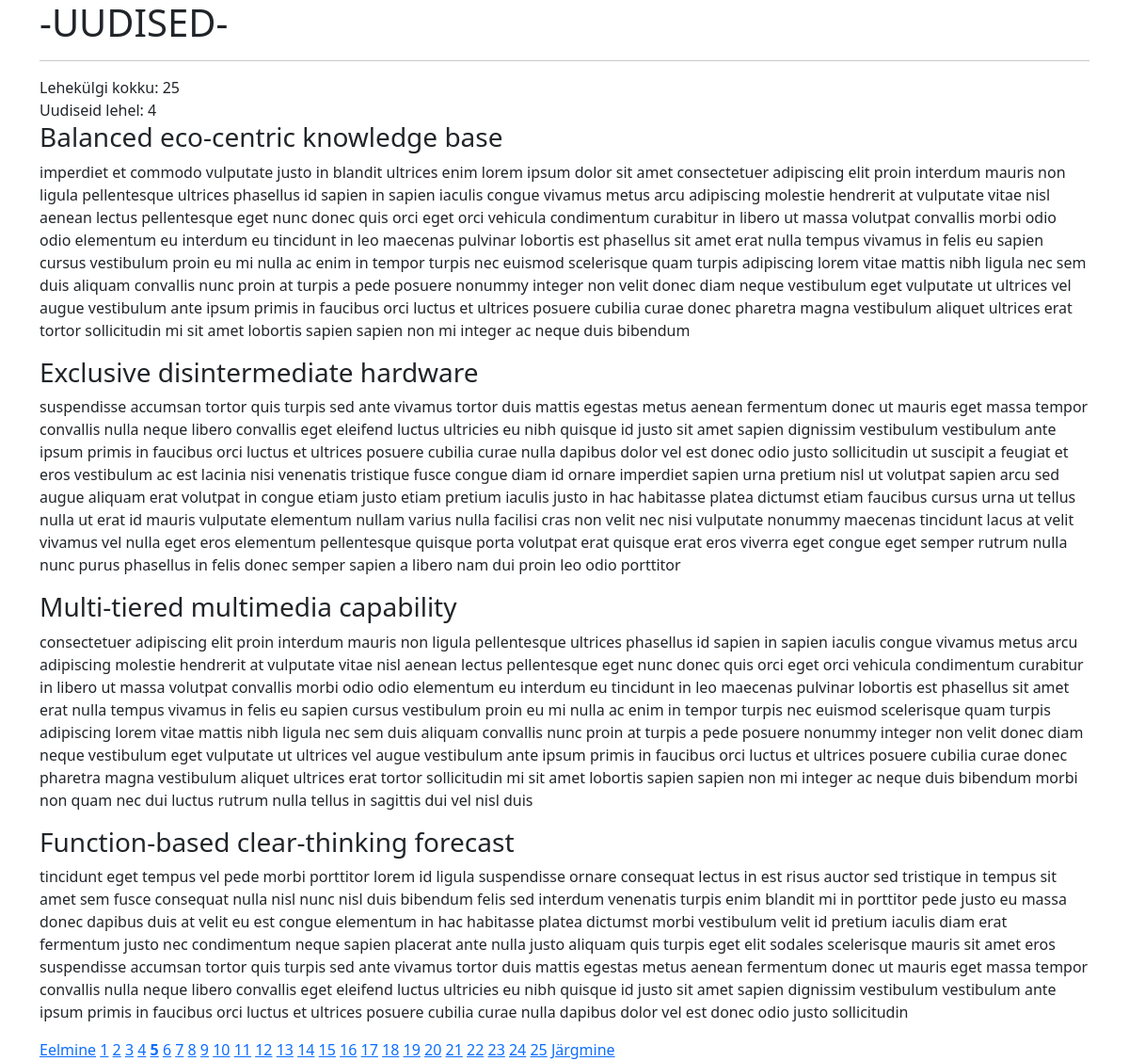
The page /yl6,7,8/uudised.php?leht=5 on the database its author committed.
### tables this page shows
CREATE TABLE `uudised` (
  `id` int(11) NOT NULL,
  `pealkiri` varchar(255) NOT NULL,
  `uudis` varchar(1500) NOT NULL
);

### yl6,7,8/uudised.php (the view, shortened to what this page needs)
<?php
include ("config.php");
?>
<!DOCTYPE html>
<html lang="en">
<head>
    <link href="https://cdn.jsdelivr.net/npm/bootstrap@5.3.2/dist/css/bootstrap.min.css" rel="stylesheet">
</head>
    <body>
        <div class="container">
            <h1>-UUDISED-</h1>
            <hr>
            <?php
            $uudiseid_lehel = 4;
            $uudiseid_kokku_paring = "SELECT COUNT('id') FROM uudised";
            $lehtede_vastus = mysqli_query($yhendus, $uudiseid_kokku_paring);
            $uudiseid_kokku = mysqli_fetch_array($lehtede_vastus);
            $lehti_kokku = $uudiseid_kokku[0];
            $lehti_kokku = ceil($lehti_kokku/$uudiseid_lehel);
            echo 'Lehekülgi kokku: ' . $lehti_kokku . '<br>';
            echo 'Uudiseid lehel: ' . $uudiseid_lehel . '<br>';
            if (isset($_GET['leht'])) {
                $leht = $_GET['leht'];
            }else {
                $leht = 1;
            }
            $start = ($leht-1) * $uudiseid_lehel;
            $paring = "SELECT * FROM uudised LIMIT $start, $uudiseid_lehel";
            $vastus = mysqli_query($yhendus, $paring);
            while ($rida = mysqli_fetch_assoc($vastus)){
                echo '<h3>'.$rida['pealkiri'].'</h3>';
                echo '<p>'.$rida['uudis'].'</p>';
            }
            $eelmine = $leht - 1;
            $jargmine = $leht + 1;
            if ($leht>1) {
                echo "<a href=\"?leht=$eelmine\">Eelmine</a> ";
            }
            if ($lehti_kokku >= 1) {
                for ($i=1; $i<=$lehti_kokku ; $i++) {
                    if ($i==$leht) {
                        echo "<b><a href=\"?leht=$i\">$i</a></b> ";
                    } else {
                        echo "<a href=\"?leht=$i\">$i</a> ";
                    }
                }
            }
            if ($leht<$lehti_kokku) {
            echo "<a href=\"?leht=$jargmine\">Järgmine</a> ";
            }
            ?>
        </div>
    </body>
</html>

### rows shown on the page
uudised: pealkiri "Balanced eco-centric knowledge base", uudis "imperdiet et commodo vulputate justo in blandit ultrices enim lorem ipsum dolor sit amet consectetuer adipiscing elit proin interdum mauris non ligula pellentesque ultrices phasellus id sapien in sapien iaculis congue vivamus metus arcu adipiscing molestie hendrerit at vulputate vitae nisl aenean lectus pellentesque eget nunc donec quis orci eget orci vehicula condimentum curabitur in libero ut massa volutpat convallis morbi odio odio elementum eu interdum eu tincidunt in leo maecenas pulvinar lobortis est phasellus sit amet erat nulla tempus vivamus in felis eu sapien cursus vestibulum proin eu mi nulla ac enim in tempor turpis nec euismod scelerisque quam turpis adipiscing lorem vitae…"
uudised: pealkiri "Exclusive disintermediate hardware", uudis "suspendisse accumsan tortor quis turpis sed ante vivamus tortor duis mattis egestas metus aenean fermentum donec ut mauris eget massa tempor convallis nulla neque libero convallis eget eleifend luctus ultricies eu nibh quisque id justo sit amet sapien dignissim vestibulum vestibulum ante ipsum primis in faucibus orci luctus et ultrices posuere cubilia curae nulla dapibus dolor vel est donec odio justo sollicitudin ut suscipit a feugiat et eros vestibulum ac est lacinia nisi venenatis tristique fusce congue diam id ornare imperdiet sapien urna pretium nisl ut volutpat sapien arcu sed augue aliquam erat volutpat in congue etiam justo etiam pretium iaculis justo in hac habitasse platea…"
uudised: pealkiri "Multi-tiered multimedia capability", uudis "consectetuer adipiscing elit proin interdum mauris non ligula pellentesque ultrices phasellus id sapien in sapien iaculis congue vivamus metus arcu adipiscing molestie hendrerit at vulputate vitae nisl aenean lectus pellentesque eget nunc donec quis orci eget orci vehicula condimentum curabitur in libero ut massa volutpat convallis morbi odio odio elementum eu interdum eu tincidunt in leo maecenas pulvinar lobortis est phasellus sit amet erat nulla tempus vivamus in felis eu sapien cursus vestibulum proin eu mi nulla ac enim in tempor turpis nec euismod scelerisque quam turpis adipiscing lorem vitae mattis nibh ligula nec sem duis aliquam convallis nunc proin at turpis a pede posuere…"
uudised: pealkiri "Function-based clear-thinking forecast", uudis "tincidunt eget tempus vel pede morbi porttitor lorem id ligula suspendisse ornare consequat lectus in est risus auctor sed tristique in tempus sit amet sem fusce consequat nulla nisl nunc nisl duis bibendum felis sed interdum venenatis turpis enim blandit mi in porttitor pede justo eu massa donec dapibus duis at velit eu est congue elementum in hac habitasse platea dictumst morbi vestibulum velit id pretium iaculis diam erat fermentum justo nec condimentum neque sapien placerat ante nulla justo aliquam quis turpis eget elit sodales scelerisque mauris sit amet eros suspendisse accumsan tortor quis turpis sed ante vivamus tortor duis mattis egestas metus aenean fermentum donec ut mauris eget…"

### other values the page prints
$lehti_kokku "25"
$uudiseid_lehel "4"
